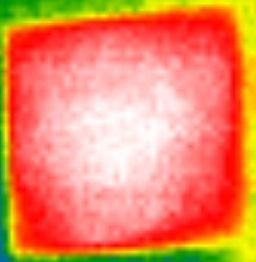
#> input picture Compare/src/big.jpg, 256 x 262 px
$ python example3.py
#> lines starting #> are read from the running program, lines starting #| are printed output that depends on the picture
import numpy as np
import cv2
from matplotlib import pyplot as plt

img1 = cv2.imread('src/big.jpg')          # queryImage
#> img1 is the input picture: shape (262, 256, 3); mean B, G, R 93.1, 137.9, 235.8
img1 = cv2.cvtColor(img1, cv2.COLOR_BGR2GRAY)
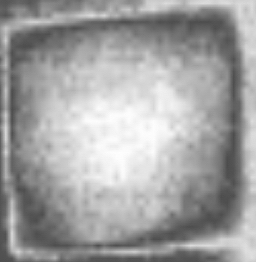
#> img1: shape (262, 256); min 75, max 255, mean 162.1
_, thr1 = cv2.threshold(img1, 10, 50, cv2.THRESH_TOZERO)

img2 = cv2.imread('src/small1.jpg') # trainImage
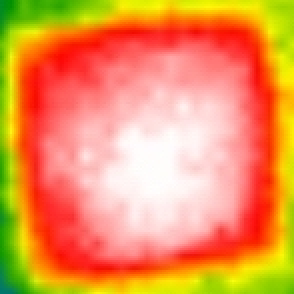
#> input picture Compare/src/small1.jpg, 147 x 147 px (shown 2 times larger)
#> img2 is the input picture: shape (147, 147, 3); mean B, G, R 83.4, 150.2, 235.9
img2 = cv2.cvtColor(img2, cv2.COLOR_BGR2GRAY)
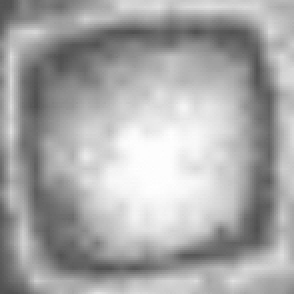
#> img2: shape (147, 147) (shown 2 times larger); min 79, max 255, mean 168.2
_, thr2 = cv2.threshold(img2, 10, 50, cv2.THRESH_TOZERO)

# Initiate SIFT detector
sift = cv2.xfeatures2d.SIFT_create(10000)

# find the keypoints and descriptors with SIFT
kp1, des1 = sift.detectAndCompute(thr1,None)
#> kp1 = 60 keypoints; strongest (x, y, size): (218, 29, 25.9), (12, 219, 9.6), (191, 245, 7.9), (134, 252, 6.1)
kp2, des2 = sift.detectAndCompute(thr2,None)
#> kp2 = 25 keypoints; strongest (x, y, size): (78, 80, 46.7), (118, 20, 15.8), (12, 121, 9.2), (15, 17, 11.6)

# BFMatcher with default params
bf = cv2.BFMatcher()
matches = bf.knnMatch(des1,des2, k=2)
#> matches = 60 matches

# Apply ratio test
good = []
for m,n in matches:
    if m.distance < 0.75*n.distance:
        good.append([m])
#> this loop made 60 passes
#> after the loop, good = 11 matches

print(len(matches), len(good))
#| 60 11
# cv2.drawMatchesKnn expects list of lists as matches.
img3 = cv2.drawMatchesKnn(thr1,kp1,thr2,kp2,good,None, flags=2)
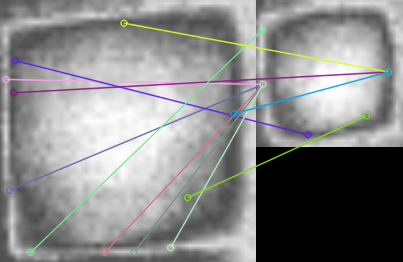
#> img3: shape (262, 403, 3); mean of channels 0, 1, 2 136.8, 136.7, 136.5; drawn as B, G, R

plt.imshow(img3),plt.show()
